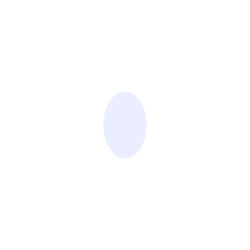
Frame 1 (no input)
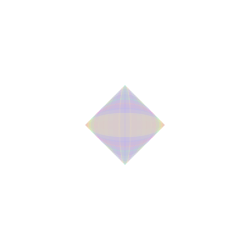
Frame 60 (the mouse pressed at the canvas centre just before this capture)
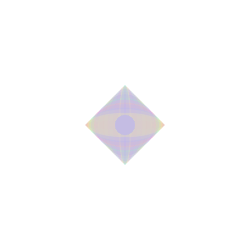
Frame 120 (the mouse held since frame 60 and released just before this capture)

The Processing sketch that drew these frames (run headless with seeded random() and noise(); from frame 60 on, the mouse is pressed at the canvas centre):

// Processing sketch: processing_170899
// ── processing_170899.pde

int counter;

void setup() {  //setup function called initially, only once
  size(250, 250);
  background(255);  //set background white
  colorMode(HSB);   //set colors to Hue, Saturation, Brightness mode
  counter = 0;
}

void draw() {  //draw function loops 
  counter++;
  noStroke();
  fill(random(255),100,255,50);
  
  if(mousePressed == true) { //add some interaction
    ellipse(mouseX, mouseY, 20, 20);
  }
  else {
    ellipse(width/2, height/2, 80*cos(counter), 80*sin(counter));
  }
}
